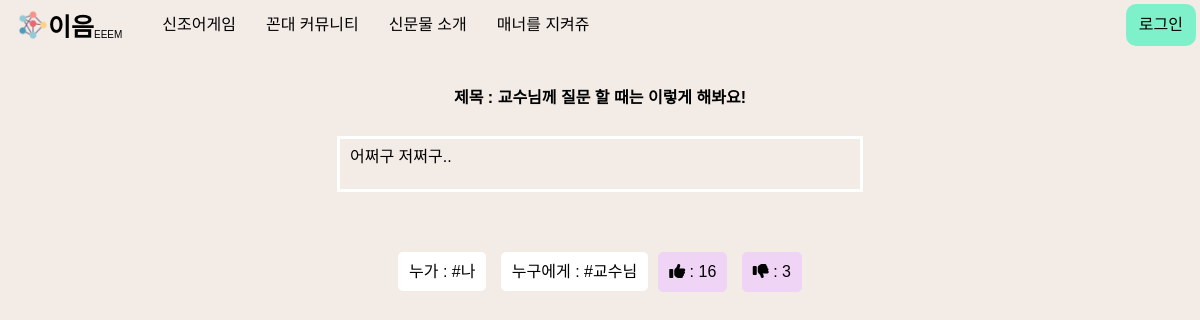
/manner/detail/1, run on the app's committed database.
### main/models.py (models this page shows)
class manner(models.Model):
    text = models.CharField(max_length=18)
    like = models.IntegerField()
    dis_like = models.IntegerField()
    hashtag_me = models.CharField(max_length=20)
    hashtag_you = models.CharField(max_length=20)
    hashtag_situation = models.CharField(max_length=500)

### main/views.py (the view)
# urls.py: path('manner/detail/<str:id>', views.mannersDetail, name='mannersDetail'),
def mannersDetail(request, id):
    manner_detail = get_object_or_404(manner, pk=id)
    return render(request, "mannersDetail.html", {"mannersdetail": manner_detail})

### main/templates/mannersDetail.html (shortened to what this page needs)
{% extends 'base.html' %}{% load static %} {% block content %}
<link rel="stylesheet" href='{% static "css/mannersDetail.css" %}'>
<body>
  <div class="mannersDetail__box">
    <h3>제목 : {{mannersdetail.text}}</h3>
    <div class="mannersDetail__box--situation">
      <p>{{mannersdetail.hashtag_situation}}</p>
    </div>
    <div class="mannersDetail__box--tag">
      <div class="mannersDetail__box--tag--hashtag">
        <span>누가 : {{mannersdetail.hashtag_me}}</span>
        <span>누구에게 : {{mannersdetail.hashtag_you}}</span>
      </div>
      <div class="mannersDetail__box--tag--like">
        <button onclick="location.href = '{% url 'mannerLikeUp' mannersdetail.id %}'"><i class="fas fa-thumbs-up"></i> : {{mannersdetail.like}}</button>
        <button onclick="location.href = '{% url 'mannerDisLikeUp' mannersdetail.id %}'"><i class="fas fa-thumbs-down"></i> : {{mannersdetail.dis_like}}</button>
      </div>
    </div>
  </div>
</body>
</html>
{% endblock %}

### main/static/css/mannersDetail.css (style rules this page uses)
.mannersDetail__box { display: flex; flex-direction: column; align-items: center; padding-top: 60px; }
.mannersDetail__box h3 { margin: 30px 0px; }
.mannersDetail__box--situation { padding: 10px; width: 500px; height: auto; min-height: 30px; border: 3px solid white; margin-bottom: 60px; }
.mannersDetail__box--tag { display: flex; justify-content: center; align-items: center; }
.mannersDetail__box--tag span { border: 1px solid white; border-radius: 5px; background-color: white; padding: 10px; margin: 0px 5px; }
.mannersDetail__box--tag button { border: 1px solid rgb(240, 212, 245); border-radius: 5px; background-color: rgb(240, 212, 245); padding: 10px; margin: 0px 5px; cursor: pointer; font-size: 16px; }

### data on the page
manner: text "교수님께 질문 할 때는 이렇게 해봐요!", hashtag_situation "어쩌구 저쩌구..", hashtag_me "#나", hashtag_you "#교수님", like "16", dis_like "3"
